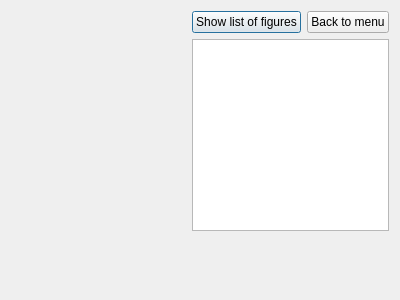
<?xml version="1.0" encoding="UTF-8"?>
<ui version="4.0">
 <class>Dialog_DrawableWindow</class>
 <widget class="QDialog" name="Dialog_DrawableWindow">
  <property name="geometry">
   <rect>
    <x>0</x>
    <y>0</y>
    <width>400</width>
    <height>300</height>
   </rect>
  </property>
  <property name="baseSize">
   <size>
    <width>0</width>
    <height>0</height>
   </size>
  </property>
  <property name="windowTitle">
   <string>Renderer</string>
  </property>
  <property name="autoFillBackground">
   <bool>true</bool>
  </property>
  <layout class="QGridLayout" name="gridLayout_2">
   <item row="0" column="1">
    <layout class="QVBoxLayout" name="verticalLayout">
     <item>
      <layout class="QHBoxLayout" name="horizontalLayout">
       <item>
        <spacer name="horizontalSpacer">
         <property name="orientation">
          <enum>Qt::Horizontal</enum>
         </property>
         <property name="sizeHint" stdset="0">
          <size>
           <width>40</width>
           <height>20</height>
          </size>
         </property>
        </spacer>
       </item>
       <item>
        <widget class="QPushButton" name="btn_showlist">
         <property name="text">
          <string>Show list of figures</string>
         </property>
        </widget>
       </item>
       <item>
        <widget class="QPushButton" name="btn_back">
         <property name="text">
          <string>Back to menu</string>
         </property>
        </widget>
       </item>
      </layout>
     </item>
     <item>
      <layout class="QHBoxLayout" name="horizontalLayout_2">
       <item>
        <spacer name="horizontalSpacer_2">
         <property name="orientation">
          <enum>Qt::Horizontal</enum>
         </property>
         <property name="sizeHint" stdset="0">
          <size>
           <width>40</width>
           <height>20</height>
          </size>
         </property>
        </spacer>
       </item>
       <item>
        <widget class="QTableWidget" name="tableWidget">
         <property name="sizePolicy">
          <sizepolicy hsizetype="Expanding" vsizetype="Expanding">
           <horstretch>0</horstretch>
           <verstretch>0</verstretch>
          </sizepolicy>
         </property>
         <property name="editTriggers">
          <set>QAbstractItemView::NoEditTriggers</set>
         </property>
         <property name="selectionMode">
          <enum>QAbstractItemView::NoSelection</enum>
         </property>
         <property name="textElideMode">
          <enum>Qt::ElideMiddle</enum>
         </property>
        </widget>
       </item>
      </layout>
     </item>
    </layout>
   </item>
   <item row="0" column="0">
    <spacer name="horizontalSpacer_3">
     <property name="orientation">
      <enum>Qt::Horizontal</enum>
     </property>
     <property name="sizeHint" stdset="0">
      <size>
       <width>500</width>
       <height>20</height>
      </size>
     </property>
    </spacer>
   </item>
   <item row="1" column="1">
    <spacer name="verticalSpacer">
     <property name="orientation">
      <enum>Qt::Vertical</enum>
     </property>
     <property name="sizeHint" stdset="0">
      <size>
       <width>20</width>
       <height>40</height>
      </size>
     </property>
    </spacer>
   </item>
  </layout>
 </widget>
 <resources/>
 <connections>
  <connection>
   <sender>btn_back</sender>
   <signal>clicked()</signal>
   <receiver>Dialog_DrawableWindow</receiver>
   <slot>close()</slot>
   <hints>
    <hint type="sourcelabel">
     <x>351</x>
     <y>19</y>
    </hint>
    <hint type="destinationlabel">
     <x>308</x>
     <y>9</y>
    </hint>
   </hints>
  </connection>
 </connections>
</ui>
